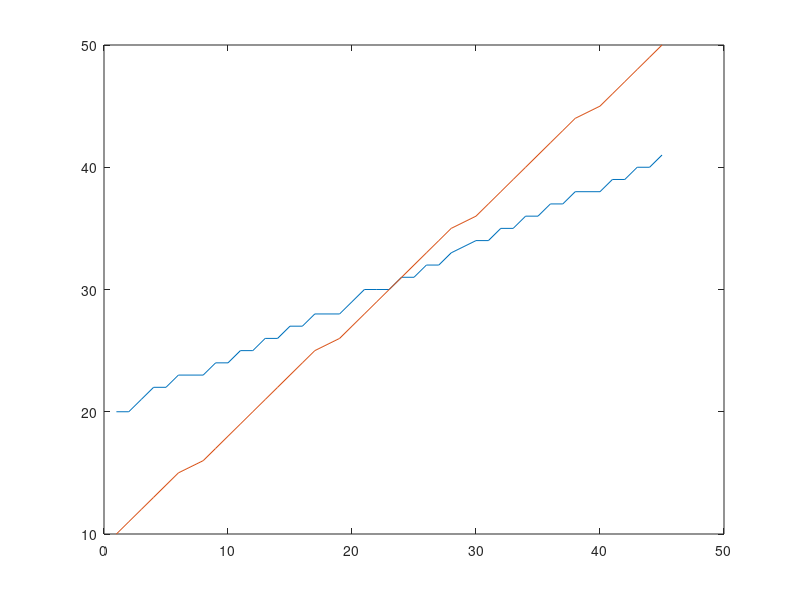

MATLAB code to generate this figure: (Note: this script raises an error after producing the figure.)
Array = csvread('GraphValues.csv');
col1 = Array(:,1);
col2 = Array(:,2);
col3 = Array(:,3);
p = plot(col1,col2, col1,col3);
p(1).LineWidth = 1.5;
p(2).LineWidth = 1.5;
names={'Chickens', 'Lions'};
legend(p, names);
set(gca,'FontSize',12)
xlabel('Time');
ylabel('#Animals');



